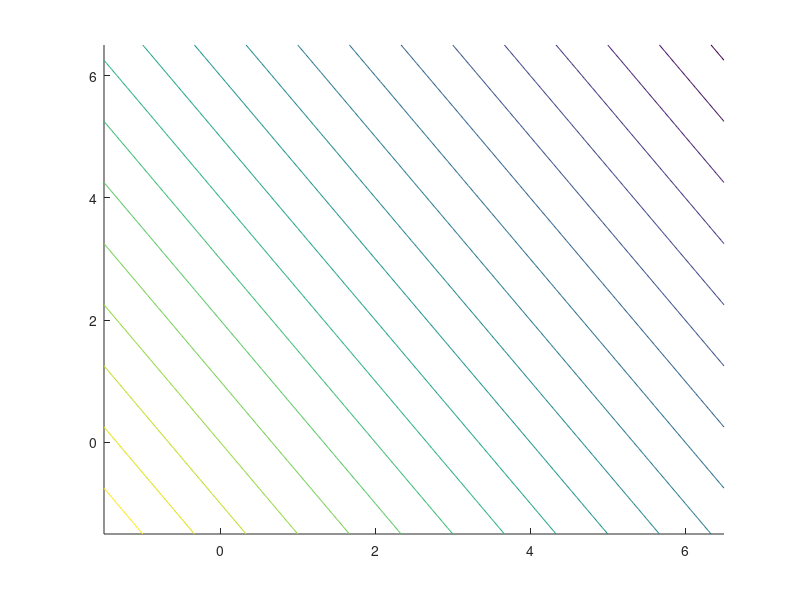

Here is the MATLAB script that generated this plot: (Note: this script raises an error after producing the figure.)
x1_l = -1.5; x1_h = 6.5;
x2_l = -1.5; x2_h = 6.5;
res = 0.1;

[x1, x2] = meshgrid(x1_l:res:x2_h, x1_l:res:x2_h);

f = -3*x1 - 2*x2;

levels = (-32:2:6)';

fig = figure(1);
% Set fontsize for the labels and lengend
fontsize = 8;
% Set the figure dimension units to centimeters
set(gcf, 'units','centimeters');
% Figure paper dimensions:
w = 11; % 9 cm wide
h = 11; % 9 cm tall
% Set the dimensions of the figure
pos = get(gcf, 'position');
set(gcf, 'position', [pos(1), pos(2), w, h]);

[C, h] = contour(x1, x2, f, levels, 'Color', .7*[1 1 1]);
% set(h, 'ShowText','on', 'LabelSpacing',500);
hold('on');
grid('off');
axis('square');

% plot([0 0], [x1_l, x1_h], 'k');
% plot([x2_l, x2_h], [0 0], 'k');

% plot_arrow(0,x1_l,0,x1_h);
point1_arrow = [0,x1_l];
point2_arrow1 = [0,x1_h];
d_point = point2_arrow1-point1_arrow;
quiver(point1_arrow(1), point1_arrow(2), d_point(1), d_point(2), 0, 'black')

% plot_arrow(x2_l,0,x2_h,0);
point1_arrow = [x2_l,0];
point2_arrow1 = [x2_h,0];
d_point = point2_arrow1-point1_arrow;
quiver(point1_arrow(1), point1_arrow(2), d_point(1), d_point(2), 0, 'black')


% Plot c_1 and c_2
x_1 = [-10,10];
x_2 = 8 - 2*x_1;
plot(x_1, x_2, 'k');
x_2 = (1/3)*(15 - x_1);
plot(x_1, x_2, 'k');

x1_opt = 1.8;
x2_opt = 4.4;
plot(x1_opt, x2_opt, 'ok');
it1_x1 = 0;
it1_x2 = 0;
plot(it1_x1, it1_x2, 'ok');
it2_x1 = 4;
it2_x2 = 0;
plot(it2_x1, it2_x2, 'ok');

c1_x1 = -2;
c1_x2 = -1;

c2_x1 = -1;
c2_x2 = -3;

f_x1 = -3;
f_x2 = -2;

% plot_arrow(x1_opt,x2_opt, x1_opt+c1_x1,x2_opt+c1_x2, 'linewidth', 2);
point1_arrow = [x1_opt,x2_opt];
point2_arrow1 = [x1_opt+c1_x1,x2_opt+c1_x2];
d_point = point2_arrow1-point1_arrow;
%quiver(point1_arrow(1), point1_arrow(2), d_point(1), d_point(2), 0, 'black')

% plot_arrow(x1_opt,x2_opt, x1_opt+c2_x1,x2_opt+c2_x2, 'linewidth', 2);
point1_arrow = [x1_opt,x2_opt];
point2_arrow1 = [ x1_opt+c2_x1,x2_opt+c2_x2];
d_point = point2_arrow1-point1_arrow;
%quiver(point1_arrow(1), point1_arrow(2), d_point(1), d_point(2), 0, 'black')

% plot_arrow(x1_opt,x2_opt, x1_opt+f_x1,x2_opt+f_x2, 'linewidth', 2);
point1_arrow = [x1_opt,x2_opt];
point2_arrow1 = [ x1_opt+f_x1,x2_opt+f_x2];
d_point = point2_arrow1-point1_arrow;
%quiver(point1_arrow(1), point1_arrow(2), d_point(1), d_point(2), 0, 'black')


text_offset = 0.1;
%text(x1_opt+c1_x1-5*text_offset,x2_opt+c1_x2+0*text_offset, '$\nabla c_1$', 'fontsize', fontsize,'interpreter','latex')
%text(x1_opt+c2_x1-3*text_offset,x2_opt+c2_x2-2*text_offset, '$\nabla c_2$', 'fontsize', fontsize,'interpreter','latex')
%text(x1_opt+f_x1-1*text_offset,x2_opt+f_x2-2*text_offset, '$\nabla f$', 'fontsize', fontsize,'interpreter','latex')
text(it1_x1+1*text_offset,it1_x2+2*text_offset, 'Iteration 1', 'fontsize', fontsize)
text(it2_x1+1*text_offset,it2_x2+2*text_offset, 'Iteration 2', 'fontsize', fontsize)
text(x1_opt+1*text_offset,x2_opt+2*text_offset, 'Iteration 3', 'fontsize', fontsize)

xlabel('x_1');
ylabel('x_2');
% Set the fontsize of all elements
set(gca, 'fontsize', fontsize); % Sets fontsize on legend and numbers on axis
set(get(gca, 'XLabel'), 'fontsize', fontsize); % Sets the fontsize for the xlabel
set(get(gca, 'YLabel'), 'fontsize', fontsize); % Sets the fontsize for the ylabel

set(gca,'XTick',[-1:1:6],'YTick',[-1:1:6])
xlim([-1.5,6.5])
ylim([-1.5,6.5])

hold('off');

% Create the pdf file
% pdfmatlabfrag(gcf, 'fig_prob2.pdf');